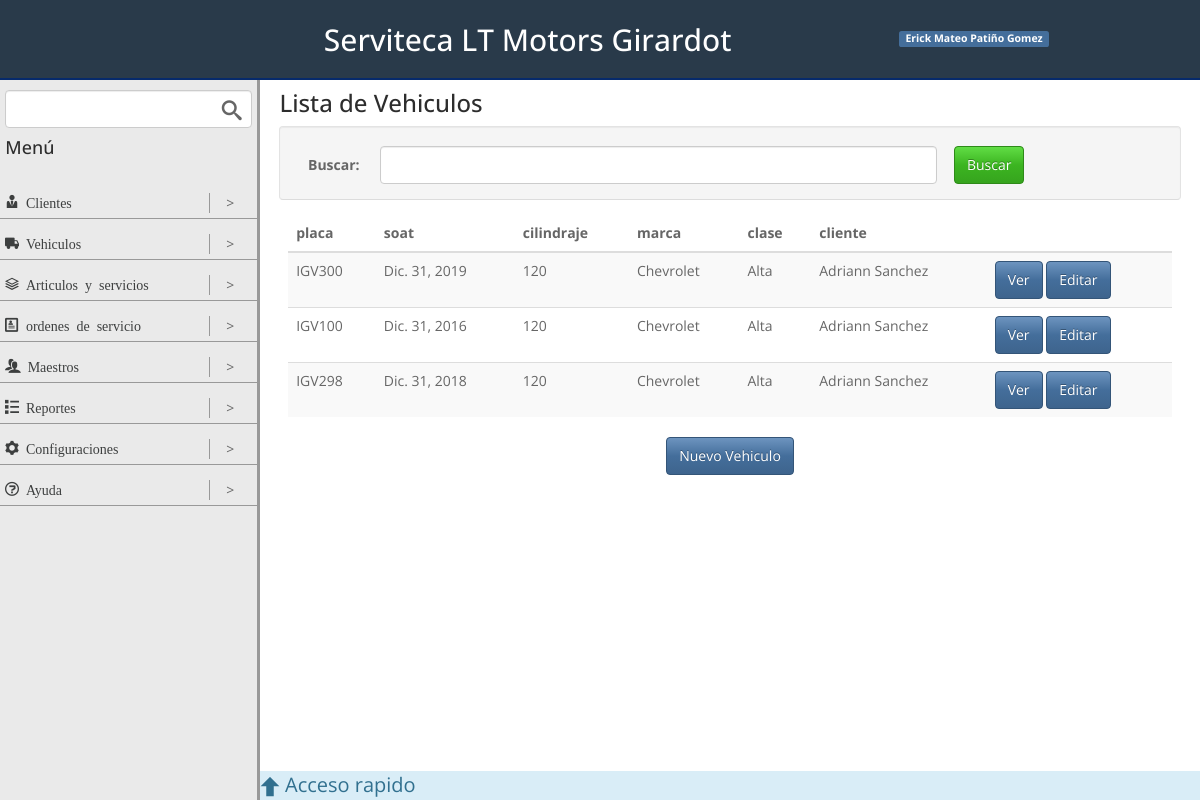
Screenshot of /vehiculo/ with the database file from the repository.
### vehiculos/models.py (models this page shows, shortened)
class vehiculoModel(models.Model):
	placa = models.CharField(max_length=10, null=False, blank=False)
	cilindraje = models.IntegerField(null=True, blank=True)
	marca = models.ForeignKey(MarcaModel, null=True, blank=True)
	clase = models.CharField(max_length=50, null=True, blank=True)
	kilometraje_actual = models.CharField(max_length = 10, null = True, blank = True)
	soat = models.DateField(auto_now = False, null = True, blank = True)
	tipo = models.ForeignKey(tipoVehiculoModel, null=True, blank=True)
	cliente = models.ForeignKey(clienteModel, null=False, blank=False)
	foto = models.ImageField(upload_to = 'img/vehiculo/', default = 'img/none.jpg')
	class Meta:
		ordering = ['-pk']

class MarcaModel(models.Model):
	marca = models.CharField(max_length=50)
	def __str__(self):
		return u'%s' % (self.marca)

### clientes/models.py (models this page shows, shortened)
class clienteModel(models.Model):
	nombre = models.CharField(max_length=35)
	apellido = models.CharField(max_length=35)
	documento = models.CharField(max_length=20)
	fnaci = models.DateField(blank=True, null=True)
	telefono = models.CharField(max_length=20, blank=True, null=True)
	celular = models.CharField(max_length=50)
	direccion = models.CharField(max_length=50, blank=True, null=True)
	email = models.EmailField(blank=True, null=True)
	def __str__(self):
		return u'%s %s' % (self.nombre, self.apellido)

### vehiculos/views.py (the view)
# urls.py: url(r'^vehiculo/$', listVehiculosView.as_view(), name = 'list_vehiculo'),
class listVehiculosView(ListView):
	template_name = 'list_vehiculo.html'
	model = vehiculoModel
	context_object_name = 'vehiculos'
	paginate_by = 10

### vehiculos/templates/list_vehiculo.html (shortened to what this page needs)
{% extends "base.html" %}
{% block contentViewTitle %}
	<h3>
		Lista de Vehiculos
	</h3>
{% endblock contentViewTitle %}
{% block content %}
	<div class="row well actions-top middle">
		<div class="col-1">
			<label for="">Buscar:</label>
		</div>
		<div class="col-8">
			<input type="text" class="form-control" placeholder="">
		</div>
		<div class="col-3">
			<input type="submit" class="btn btn-success" value="Buscar">
		</div>
	</div>
	<table class="table table-striped table-hover ">
		<thead>
			<tr>
				<th>placa</th>
				<th>soat</th>
				<th>cilindraje</th>
				<th>marca</th>
				<th>clase</th>
				<th>cliente</th>
				<th></th>
			</tr>
		</thead>
		<tbody>
			{% for vehiculo in vehiculos %}
				<tr>
					<td>{{ vehiculo.placa }}</td>
					{% if vehiculo.soat %}
						<td>{{ vehiculo.soat }}</td>
					{% else %}
						<td></td>
					{% endif %}
					<td>{{ vehiculo.cilindraje }}</td>
					<td>{{ vehiculo.marca }}</td>
					<td>{{ vehiculo.clase }}</td>
					<td>{{ vehiculo.cliente }}</td>
					<td>
						<a href="{% url 'detail_vehiculo' vehiculo.pk %}" class="btn btn-primary">Ver</a>
						<a href="{% url 'update_vehiculo' vehiculo.pk %}" class="btn btn-primary">Editar</a>
					</td>
				</tr>
			{% endfor %}
		</tbody>
	</table>
	<div class="row center">
		<a href="{% url 'create_vehiculo' %}" class="btn btn-primary">Nuevo Vehiculo</a>
	</div>
{% endblock content %}

### static/css/styles.css (style rules this page uses)
.row { box-sizing:border-box;display:-webkit-flex;display:-ms-flexbox;display:-webkit-box;display:flex;-webkit-flex:0 1 auto;-ms-flex:0 1 auto;-webkit-box-flex:0;flex:0 1 auto;-webkit-flex-direction:row;-ms-flex-direction:row;-webkit-box-orient:horizontal;-webkit-box-direction:normal;flex-direction:row;-webkit-flex-wrap:wrap;-ms-flex-wrap:wrap;flex-wrap:wrap;margin-right:-1%;margin-left:-1% }
.col-0,.col-1,.col-2,.col-3,.col-4,.col-5,.col-6,.col-7,.col-8,.col-9,.col-10,.col-11,.col-12 { box-sizing:border-box;-webkit-flex:0 0 auto;-ms-flex:0 0 auto;-webkit-box-flex:0;flex:0 0 auto;padding-right:1%;padding-left:1% }
.col-1 { -ms-flex-preferred-size:8.333%;-webkit-flex-basis:8.333%;flex-basis:8.333%;max-width:8.333% }
.col-3 { -ms-flex-preferred-size:25%;-webkit-flex-basis:25%;flex-basis:25%;max-width:25% }
.col-8 { -ms-flex-preferred-size:66.667%;-webkit-flex-basis:66.667%;flex-basis:66.667%;max-width:66.667% }
.center { -webkit-justify-content:center;-ms-flex-pack:center;-webkit-box-pack:center;justify-content:center;text-align:center }
.middle { -webkit-align-items:center;-ms-flex-align:center;-webkit-box-align:center;align-items:center }
html,body { height:100% }
h1,h2,h3,h4 { margin:0 }
a { color:#3d3f3f;text-decoration:none }
label { margin:0 }
input { margin:0 }
input[type="text"] { width:100% }
.actions-top { margin-top:10px;padding-bottom:15px;border-bottom:1px solid #dcdcdc;margin-bottom:15px }

### rows the page displays
vehiculoModel: placa "IGV300", soat "Dic. 31, 2019", cilindraje "120", marca "Chevrolet", clase "Alta", cliente "Adriann Sanchez"
vehiculoModel: placa "IGV100", soat "Dic. 31, 2016", cilindraje "120", marca "Chevrolet", clase "Alta", cliente "Adriann Sanchez"
vehiculoModel: placa "IGV298", soat "Dic. 31, 2018", cilindraje "120", marca "Chevrolet", clase "Alta", cliente "Adriann Sanchez"
